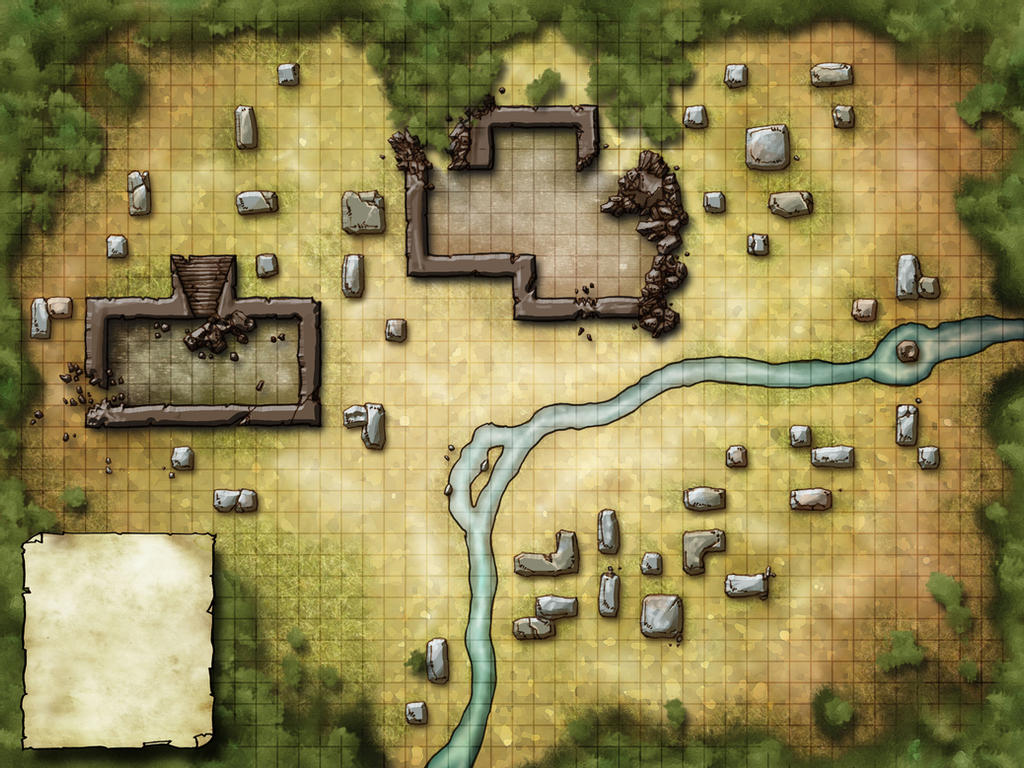

Below is a game level as drawn by its tile map, then a one-line description and the .tmx that defines it (tile-layer data replaced by summaries):
An orthogonal 32x24 tile map with 32x32 px tiles, 2 tile layers (map, obstacles).

<map version="1.5" tiledversion="1.5.0" orientation="orthogonal" renderorder="right-down" width="32" height="24" tilewidth="32" tileheight="32" infinite="0" nextlayerid="3" nextobjectid="1">
 <tileset firstgid="1" name="batmap" tilewidth="32" tileheight="32" tilecount="768" columns="32">
  <image source="../../Desktop/cyclope.jpg" width="1024" height="768" />
 </tileset>
 <layer id="1" name="map" width="32" height="24">
  <data>[768 cells, 768 non-empty, 768 distinct tile ids]</data>
 </layer>
 <layer id="2" name="obstacles" width="32" height="24">
  <properties>
   <property name="collide" type="bool" value="true" />
  </properties>
  <data>[768 cells, 95 non-empty, 95 distinct tile ids]</data>
 </layer>
</map>